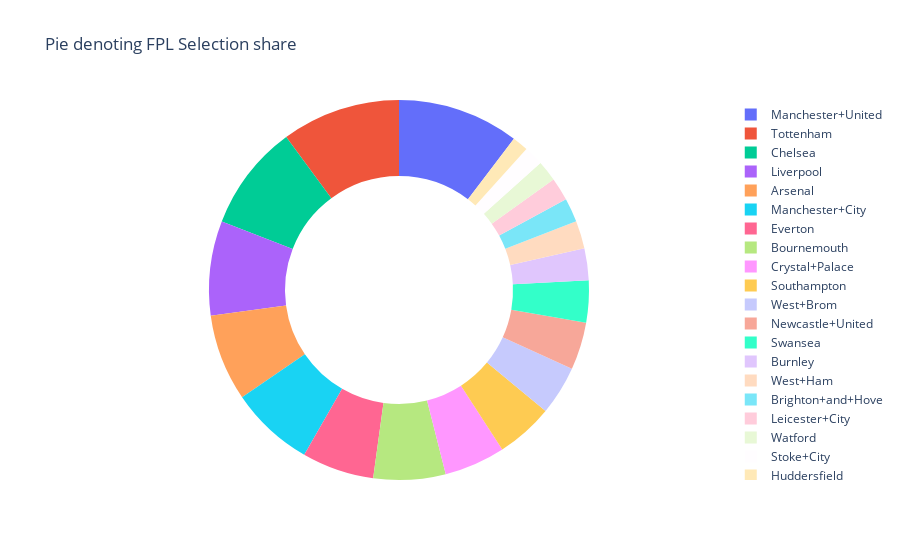

Write notebook code for a chart like this one.
### Code cell
trace = go.Pie(labels=dataset_meanfs.club, values=dataset_meanfs.fpl_sel, hole=0.6,textinfo= "none")
layout = go.Layout(title='Pie denoting FPL Selection share')
fig = go.Figure(data=[trace], layout=layout)
iplot(fig, filename="plotting-library")

### Figure 1 — Plotly figure (JSON) as saved in the notebook; plotly's stock layout.template omitted (floating-point values rounded to 4 significant figures)
{"data": [{"hole": 0.6, "labels": ["Manchester+United", "Tottenham", "Chelsea", "Liverpool", "Arsenal", "Manchester+City", "Everton", "Bournemouth", "Crystal+Palace", "Southampton", "West+Brom", "Newcastle+United", "Swansea", "Burnley", "West+Ham", "Brighton+and+Hove", "Leicester+City", "Watford", "Stoke+City", "Huddersfield"], "textinfo": "none", "type": "pie", "values": [10.34, 10.12, 9.02, 8.024, 7.375, 7.154, 6.138, 6.131, 5.189, 4.874, 4.179, 4.045, 3.57, 2.708, 2.36, 2.039, 1.966, 1.752, 1.665, 1.357]}], "layout": {"title": {"text": "Pie denoting FPL Selection share"}}}
